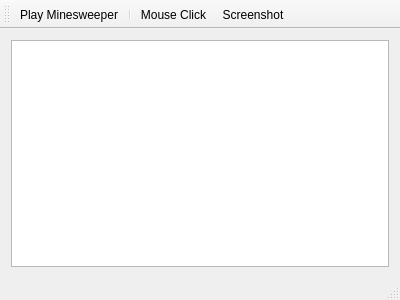
<?xml version="1.0" encoding="UTF-8"?>
<ui version="4.0">
 <class>MainWindow</class>
 <widget class="QMainWindow" name="MainWindow">
  <property name="geometry">
   <rect>
    <x>0</x>
    <y>0</y>
    <width>400</width>
    <height>300</height>
   </rect>
  </property>
  <property name="windowTitle">
   <string>MainWindow</string>
  </property>
  <widget class="QWidget" name="centralWidget">
   <layout class="QGridLayout" name="gridLayout">
    <item row="0" column="0">
     <widget class="QPlainTextEdit" name="plainTextEdit"/>
    </item>
   </layout>
  </widget>
  <widget class="QMenuBar" name="menuBar">
   <property name="geometry">
    <rect>
     <x>0</x>
     <y>0</y>
     <width>400</width>
     <height>18</height>
    </rect>
   </property>
  </widget>
  <widget class="QToolBar" name="mainToolBar">
   <attribute name="toolBarArea">
    <enum>TopToolBarArea</enum>
   </attribute>
   <attribute name="toolBarBreak">
    <bool>false</bool>
   </attribute>
   <addaction name="actionPlay_Minesweeper"/>
   <addaction name="separator"/>
   <addaction name="actionMouse_Click"/>
   <addaction name="actionScreenshot"/>
  </widget>
  <widget class="QStatusBar" name="statusBar"/>
  <action name="actionPlay_Minesweeper">
   <property name="text">
    <string>Play Minesweeper</string>
   </property>
  </action>
  <action name="actionMouse_Click">
   <property name="text">
    <string>Mouse Click</string>
   </property>
  </action>
  <action name="actionScreenshot">
   <property name="text">
    <string>Screenshot</string>
   </property>
  </action>
 </widget>
 <layoutdefault spacing="6" margin="11"/>
 <resources/>
 <connections/>
</ui>
